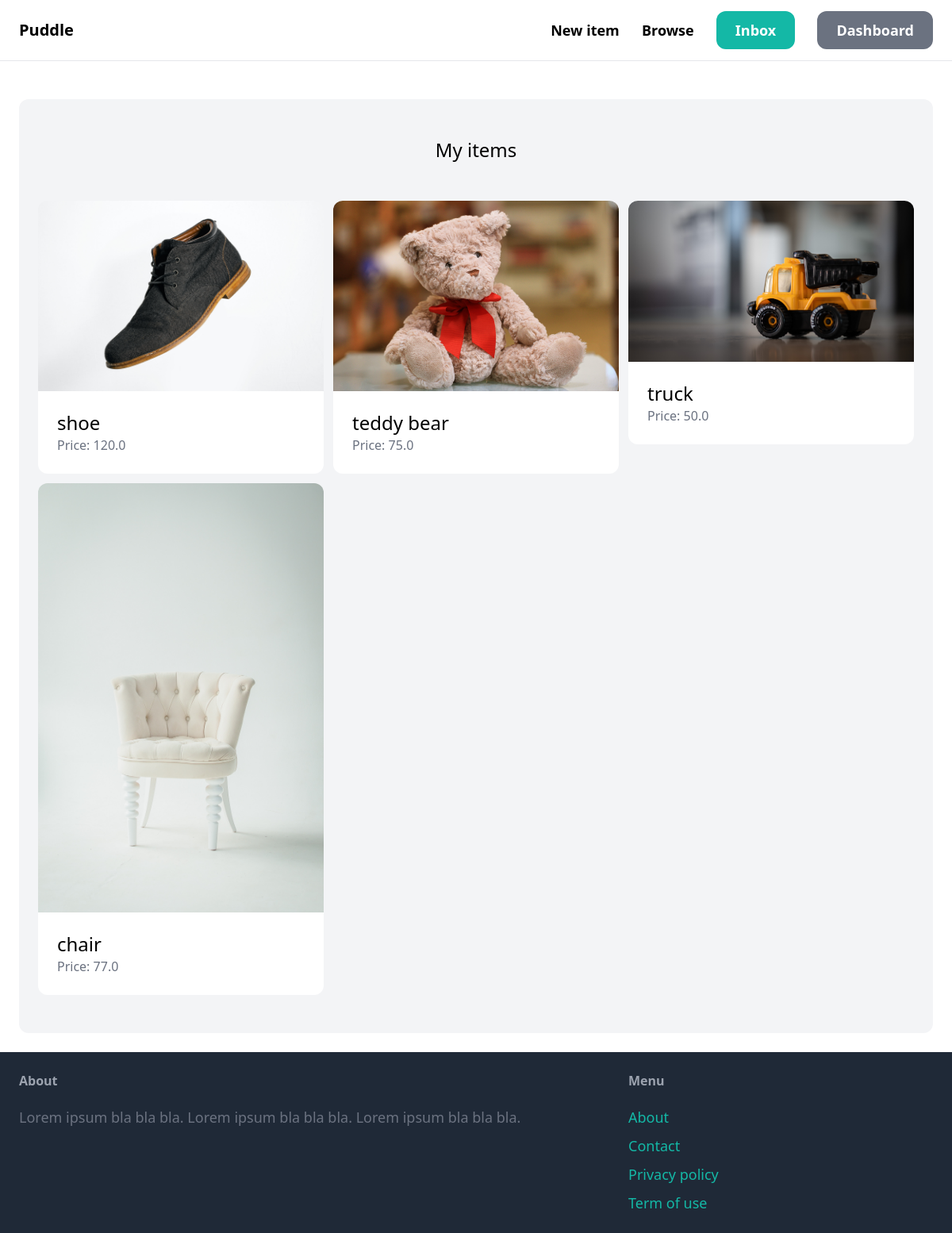
The page /dashboard/ (signed in) on the database its author committed.
### item/models.py (models this page shows, shortened)
class Item(models.Model):
    category = models.ForeignKey(Category, related_name='items', on_delete=models.CASCADE)
    name = models.CharField(max_length=255)
    description = models.TextField(blank=True, null=True)
    price = models.FloatField()
    image = models.ImageField(upload_to='item_images', blank=True, null=True)
    is_sold = models.BooleanField(default=False)
    created_by = models.ForeignKey(User, related_name='items', on_delete=models.CASCADE)
    created_at = models.DateTimeField(auto_now_add=True)

### dashboard/views.py (the view)
# urls.py: path('', views.index, name='index'),
@login_required
def index(request):
    items = Item.objects.filter(created_by=request.user)
    return render(request, 'dashboard/index.html', {
        'items': items,
    })

### dashboard/templates/dashboard/index.html (shortened to what this page needs)
{% extends 'core/base.html' %}
{% block content %}
    <div class="mt-6 px-6 py-12 bg-gray-100 rounded-xl">
        <h2 class="mb-12 text-2xl text-center">My items</h2>
        <div class="grid grid-cols-3 gap-3">
            {% for item in items %}
                <div>
                    <a href="{% url 'item:detail' item.id %}">
                        <div>
                            <img src="{{ item.image.url }}" class="rounded-t-xl">
                        </div>
                        <div class="p-6 bg-white rounded-b-xl">
                            <h2 class="text-2xl">{{ item.name }}</h2>
                            <p class="text-gray-500">Price: {{ item.price }}</p>
                        </div>
                    </a>
                </div>
            {% endfor %}
        </div>
    </div>
{% endblock %}

### rows shown on the page
Item: image (picture), name "shoe", price "120.0"
Item: image (picture), name "teddy bear", price "75.0"
Item: image (picture), name "truck", price "50.0"
Item: image (picture), name "chair", price "77.0"
